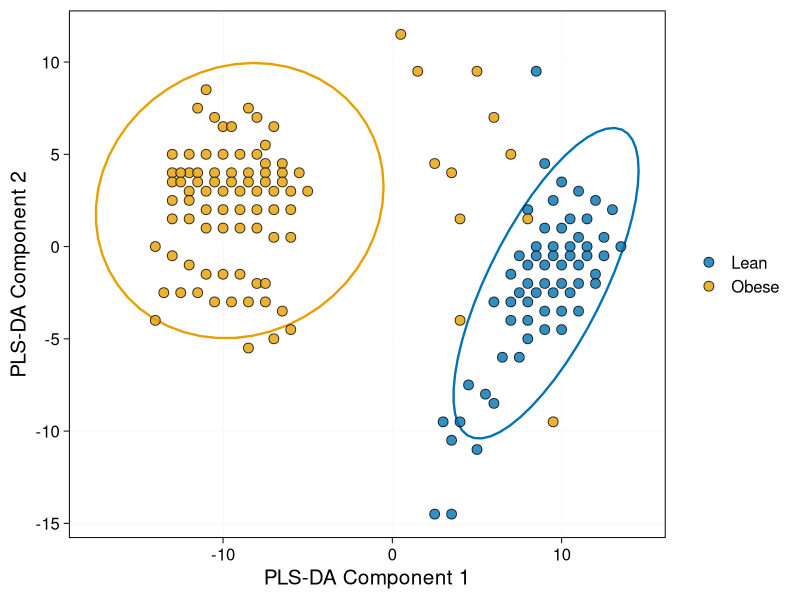

R code for this plot:
library(ggplot2)

df = read.csv("data.csv", stringsAsFactors = FALSE)
df$group = factor(df$group, levels = c("Lean", "Obese"))

group_colors = c("Lean" = "#0072B2", "Obese" = "#E69F00")

p = ggplot(df, aes(x = xvar1, y = xvar2)) +
  stat_ellipse(aes(color = group), level = 0.95, linewidth = 0.8, show.legend = FALSE) +
  geom_point(aes(fill = group), shape = 21, size = 3, alpha = 0.8, color = "black") +
  scale_fill_manual(values = group_colors, name = NULL) +
  scale_color_manual(values = group_colors, guide = "none") +
  labs(
    x = "PLS-DA Component 1",
    y = "PLS-DA Component 2"
  ) +
  theme_linedraw(base_size = 15) +
  theme(
    panel.grid.major = element_line(colour = "grey90"),
    panel.grid.minor = element_blank(),
    legend.position = "right"
  )

ggsave("figs6b.png", p, width = 5, height = 4, dpi = 800, bg = "white")
